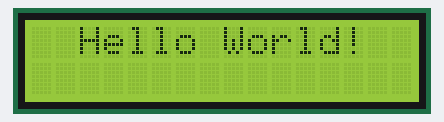
The sketch below on a simulated Arduino Uno, built with avr-gcc and run on an emulated ATmega328P. Parts: 16×2 character LCD.

Above: at 0.1 s.

The sketch:

aqm1602.ino
```cpp
#include <Wire.h>;
#include <LiquidCrystal_I2C.h>;
LiquidCrystal_I2C lcd(0x27,16,2);//0x27 là địa chỉ màn hình trong bus I2C, hang, cot
byte traitim[8]={
  B01010,
  B11111,
  B11111,
  B01110,
  B00100,
  B00000,
  B00000,
  B00000
};
void setup(){
lcd.init();       //Khởi động màn hình.
lcd.backlight();   //Bật đèn nền
}
void loop()
{
  lcd.setCursor(2,0);
  lcd.print("Hello World!");
  int i;
  for (i=0;i<=10;i++){
  lcd.setCursor(i,1);
  delay(200);
  }
  delay(2000);
  lcd.clear();//Xóa màn hình
  delay(300);
}
```
